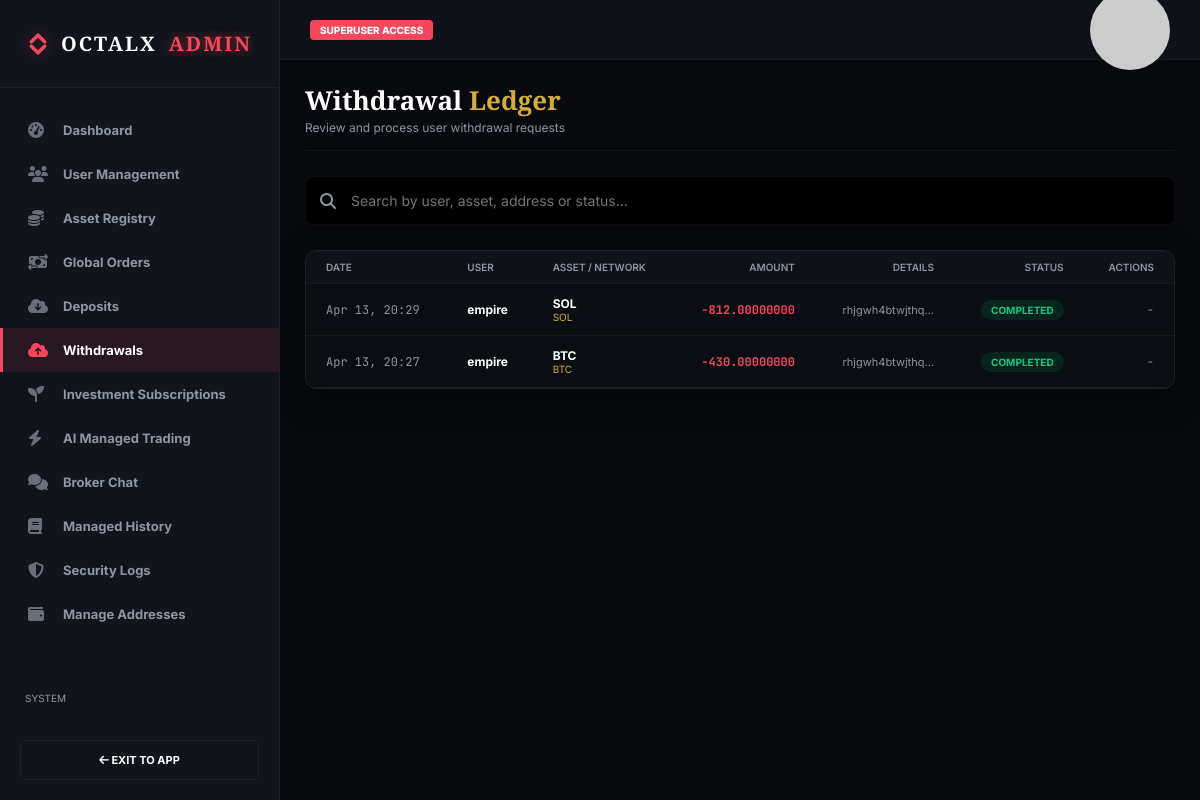
The app's page /et-admin/withdrawals/ (signed in) with its own data.
### core/models.py (models this page shows, shortened)
class Transaction(models.Model):
    TX_TYPES = (('DEPOSIT', 'Deposit'), ('WITHDRAWAL', 'Withdrawal'))
    STATUS_CHOICES = (('COMPLETED', 'Completed'), ('PENDING', 'Pending'), ('FAILED', 'Failed'))
    user = models.ForeignKey(settings.AUTH_USER_MODEL, on_delete=models.CASCADE, related_name='transactions')
    asset = models.ForeignKey(Asset, on_delete=models.CASCADE)
    amount = models.DecimalField(max_digits=30, decimal_places=8)
    usd_amount = models.DecimalField(max_digits=20, decimal_places=2, default=Decimal('0.00'))
    tx_type = models.CharField(max_length=10, choices=TX_TYPES)
    timestamp = models.DateTimeField(auto_now_add=True)
    status = models.CharField(max_length=10, choices=STATUS_CHOICES, default='COMPLETED')
    is_demo = models.BooleanField(default=True)
    tx_hash = models.CharField(max_length=200, blank=True)
    network = models.CharField(max_length=50, blank=True, null=True)
    receipt_image = models.ImageField(upload_to='receipts/', blank=True, null=True)
    remark = models.CharField(max_length=255, blank=True, null=True)

class Asset(models.Model):
    name = models.CharField(max_length=100)
    symbol = models.CharField(max_length=10, unique=True)
    icon_class = models.CharField(max_length=50, default='fas fa-coins')
    deposit_address = models.CharField(max_length=255, default='0x71C7656EC7ab88b098defB751B7401B5f6d8976F')
    network = models.CharField(max_length=50, default='ERC20')
    icon_url = models.URLField(max_length=500, blank=True, null=True)
    memo_tag = models.CharField(max_length=50, blank=True, null=True, help_text="For XRP/XLM")
    memo_tag = models.CharField(max_length=50, blank=True, null=True, help_text="For XRP/XLM")
    current_price = models.DecimalField(max_digits=20, decimal_places=2, default=Decimal('0.00'))
    change_24h = models.DecimalField(max_digits=10, decimal_places=2, default=Decimal('0.00'))
    high_24h = models.DecimalField(max_digits=20, decimal_places=2, default=Decimal('0.00'))
    low_24h = models.DecimalField(max_digits=20, decimal_places=2, default=Decimal('0.00'))
    volume_24h = models.DecimalField(max_digits=30, decimal_places=2, default=Decimal('0.00'))

### core/views.py (the view)
# urls.py: path('et-admin/withdrawals/', views.admin_withdrawals, name='admin_withdrawals'),
@user_passes_test(lambda u: u.is_active and u.is_superuser, login_url='login')
def admin_withdrawals(request):
    transactions = Transaction.objects.filter(tx_type='WITHDRAWAL', is_demo=False).select_related('user', 'asset').order_by('-timestamp')
    return render(request, 'core/custom_admin/withdrawals.html', {'transactions': transactions})

### core/context_processors.py (called while the page is built)
def currency_context(request):
    if not request.user.is_authenticated:
        return {'pref_symbol': '$', 'pref_currency': 'USD', 'currency_rate': Decimal('1.00')}
    try:
        profile = request.user.profile
        profile.check_plan_expiry() # Force check on every page load
        pref = profile.preferred_currency
    except:
        pref = 'USD'
    rates = {
        'USD': ('$', Decimal('1.00')),
        'NGN': ('₦', Decimal('1500.00')),
        'EUR': ('€', Decimal('0.92')),
        'GBP': ('£', Decimal('0.79')),
    }
    symbol, rate = rates.get(pref, ('$', Decimal('1.00')))
    return {
        'pref_symbol': symbol,
        'pref_currency': pref,
        'currency_rate': rate,
    }

### core/models.py (called while the page is built, shortened)
    def check_plan_expiry(self):
        from django.utils import timezone
        from datetime import timedelta
        from .models import InvestmentPayment
        has_valid = InvestmentPayment.objects.filter(
            user=self.user,
            status='COMPLETED',
            timestamp__gte=timezone.now() - timedelta(days=30)
        ).exists()
        return not has_valid

### templates/core/custom_admin/withdrawals.html (shortened to what this page needs)
{% extends 'core/custom_admin/admin_base.html' %}
{% block admin_content %}
<div class="admin-page-header">
    <div>
        <h1 class="admin-title">Withdrawal <span style="color:var(--primary);">Ledger</span></h1>
        <p class="admin-sub">Review and process user withdrawal requests</p>
    </div>
</div>
<div class="admin-search-wrap">
    <div style="position: relative;">
        <i class="fas fa-search" style="position: absolute; left: 15px; top: 50%; transform: translateY(-50%); color: var(--text-secondary);"></i>
        <input type="text" id="admin-search" placeholder="Search by user, asset, address or status..." onkeyup="filterAdminRows()">
    </div>
</div>
<div class="data-card glass admin-desktop-only" style="padding: 0; overflow: hidden;">
    <table class="data-table">
        <thead>
            <tr>
                <th>Date</th>
                <th>User</th>
                <th>Asset / Network</th>
                <th class="right">Amount</th>
                <th class="right">Details</th>
                <th class="right">Status</th>
                <th class="right">Actions</th>
            </tr>
        </thead>
        <tbody>
            {% for tx in transactions %}
            <tr class="data-row"
                data-user="{{ tx.user.username }}"
                data-asset="{{ tx.asset.symbol }}"
                data-network="{{ tx.network }}"
                data-amount="{{ tx.amount|floatformat:8 }}"
                data-address="{{ tx.tx_hash|default:'N/A' }}"
                data-status="{{ tx.status }}"
                data-date="{{ tx.timestamp|date:'M d, H:i' }}"
                data-approve-url="{% url 'admin_approve_tx' tx.id %}"
                data-reject-url="{% url 'admin_reject_tx' tx.id %}"
            >
                <td class="mono dim">{{ tx.timestamp|date:"M d, H:i" }}</td>
                <td class="bold">{{ tx.user.username }}</td>
                <td>
                    <div class="bold">{{ tx.asset.symbol }}</div>
                    <div style="font-size: 10px; color: var(--primary);">{{ tx.network }}</div>
                </td>
                <td class="right mono bold" style="color: var(--danger);">-{{ tx.amount|floatformat:8 }}</td>
                <td class="right dim" style="font-size: 11px;">{{ tx.tx_hash|truncatechars:15 }}</td>
                <td class="right"><span class="badge badge-{{ tx.status|lower }}">{{ tx.status }}</span></td>
                <td class="right">
                    {% if tx.status == 'PENDING' %}
                        <a href="{% url 'admin_approve_tx' tx.id %}" class="trade-btn-sm" style="color:var(--success)">PROCESS</a>
                    {% else %}<span class="dim mono">-</span>{% endif %}
                </td>
            </tr>
            {% endfor %}
        </tbody>
    </table>
</div>
{% endblock %}

### static/css/style.css (style rules this page uses)
:root { --bg-dark: #07090d; --bg-panel: #0e1117; --bg-surface: #161a23; --primary: #d4af37; --primary-glow: rgba(212, 175, 55, 0.2); --success: #0ecb81; --success-gradient: linear-gradient(135deg, #0ecb81 0%, #0ba266 100%); --danger: #f6465d; --danger-gradient: linear-gradient(135deg, #f6465d 0%, #c93a4c 100%); --text-primary: #ffffff; --text-secondary: #8e96a3; --border: rgba(255, 255, 255, 0.05); --font-main: "Inter", system-ui, -apple-system, sans-serif; }
* { margin: 0; padding: 0; box-sizing: border-box; }
body { background-color: var(--bg-dark); color: var(--text-primary); font-family: var(--font-main); height: 100vh; display: flex; overflow: hidden; position: relative; }
.mono { font-family: "JetBrains Mono", monospace; }
.bold { font-weight: 700; }
.dim { color: var(--text-secondary); }
.glass { background: rgba(14, 17, 23, 0.6); backdrop-filter: blur(16px); -webkit-backdrop-filter: blur(16px); border: 1px solid rgba(255, 255, 255, 0.08); box-shadow: 0 8px 32px 0 rgba(0, 0, 0, 0.3); }
.badge { padding: 4px 10px; border-radius: 20px; font-size: 10px; font-weight: 700; text-transform: uppercase; }
.badge-filled, .badge-completed { background: rgba(0, 223, 130, 0.1); color: var(--success); }
.data-table { width: 100%; border-collapse: collapse; font-size: 12px; }
.data-table th { text-align: left; padding: 10px 20px; font-size: 10px; text-transform: uppercase; color: var(--text-secondary); font-weight: 600; position: sticky; top: 0; background: var(--bg-panel); border-bottom: 1px solid var(--border); }
.data-table td { padding: 12px 20px; border-bottom: 1px solid var(--border); }
.data-table .right, .data-table th.right { text-align: right; }
.data-card { border-radius: 12px; overflow: hidden; }
.data-card.glass { padding: 20px; }
.admin-page-header { margin-bottom: 40px; }
.admin-page-header { margin-bottom: 25px !important; padding-bottom: 15px !important; border-bottom: 1px solid var(--border) !important; }
.admin-title { font-family: 'Cinzel', serif !important; font-size: 26px !important; margin-bottom: 4px !important; color: white !important; line-height: 1.2 !important; }
.admin-sub { color: var(--text-secondary) !important; font-size: 12px !important; margin: 0 !important; }
.admin-search-wrap { margin: 15px 0 25px 0 !important; position: sticky !important; top: 70px !important; z-index: 900 !important; background: var(--bg-dark) !important; }
.admin-search-wrap input { width: 100% !important; background: #000 !important; border: 1px solid var(--border) !important; border-radius: 8px !important; padding: 15px 15px 15px 45px !important; color: white !important; font-family: 'Inter', sans-serif; font-size: 14px; }

### records on screen
Transaction: timestamp "Apr 13, 20:29", user.username "empire", asset.symbol "SOL", network "SOL", amount "812.00000000", tx_hash "rhjgwh4btwjthq…", status "COMPLETED"
Transaction: timestamp "Apr 13, 20:27", user.username "empire", asset.symbol "BTC", network "BTC", amount "430.00000000", tx_hash "rhjgwh4btwjthq…", status "COMPLETED"
